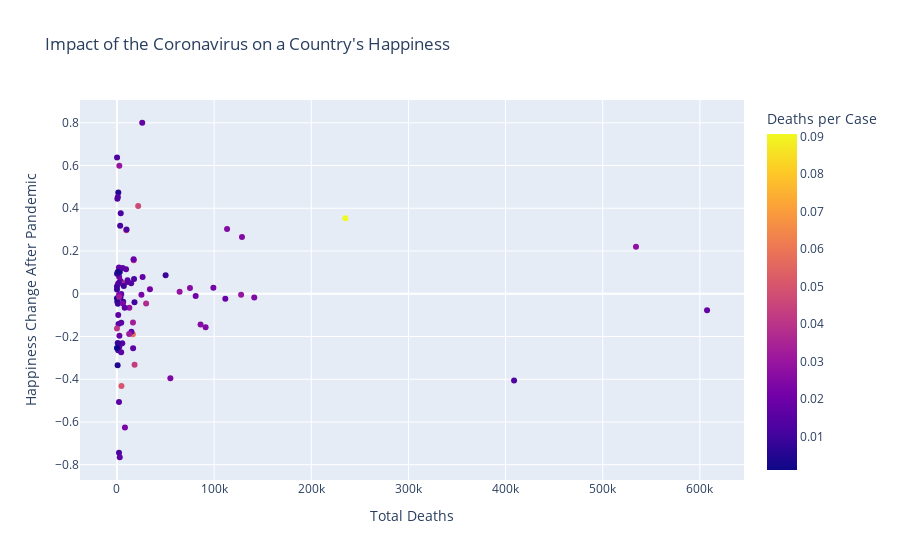

The code cell stored with this chart in its notebook:
### Code cell
px.scatter(rona_differ, y='rona_diff', x='total_deaths', color='deaths per case', opacity=1,
           title = 'Impact of the Coronavirus on a Country\'s Happiness',
           labels={'deaths per case':'Deaths per Case', 'total_deaths':'Total Deaths', 'rona_diff': 'Happiness Change After Pandemic'}, hover_name='Country name')

### Figure 1 — Plotly figure (JSON) as saved in the notebook; plotly's stock layout.template omitted (floating-point values rounded to 4 significant figures)
{"data": [{"hovertemplate": "<b>%{hovertext}</b><br><br>Total Deaths=%{x}<br>Happiness Change After Pandemic=%{y}<br>Deaths per Case=%{marker.color}<extra></extra>", "hovertext": ["Albania", "Argentina", "Australia", "Austria", "Bahrain", "Bangladesh", "Belgium", "Benin", "Bolivia", "Bosnia and Herzegovina", "Brazil", "Bulgaria", "Cambodia", "Cameroon", "Canada", "Chile", "China", "Colombia", "Croatia", "Cyprus", "Denmark", "Dominican Republic", "Ecuador", "Egypt", "El Salvador", "Estonia", "Ethiopia", "Finland", "France", "Georgia", "Germany", "Ghana", "Greece", "Hungary", "Iceland", "India", "Iran", "Iraq", "Ireland", "Israel", "Italy", "Japan", "Jordan", "Kazakhstan", "Kenya", "Kosovo", "Kyrgyzstan", "Laos", "Latvia", "Lithuania", "Malta", "Mauritius", "Mexico", "Moldova", "Mongolia", "Montenegro", "Morocco", "Myanmar", "Namibia", "Netherlands", "New Zealand", "Nigeria", "North Macedonia", "Norway", "Philippines", "Poland", "Portugal", "Russia", "Saudi Arabia", "Serbia", "Slovakia", "Slovenia", "South Africa", "South Korea", "Spain", "Sweden", "Switzerland", "Tajikistan", "Tanzania", "Thailand", "Tunisia", "Turkey", "Uganda", "Ukraine", "United Arab Emirates", "United Kingdom", "United States", "Uruguay", "Venezuela", "Zambia", "Zimbabwe"], "legendgroup": "", "marker": {"color": [0.01852, 0.02129, 0.02912, 0.01645, 0.005155, 0.01608, 0.02298, 0.01276, 0.03788, 0.04709, 0.02796, 0.04294, 0.01495, 0.01637, 0.01849, 0.02138, 0.05031, 0.02502, 0.02281, 0.004465, 0.008438, 0.01164, 0.0466, 0.05792, 0.03002, 0.009657, 0.01567, 0.009937, 0.01898, 0.01447, 0.02438, 0.008208, 0.02898, 0.03711, 0.004424, 0.01324, 0.02535, 0.01223, 0.01798, 0.007607, 0.02991, 0.01812, 0.01299, 0.006876, 0.0197, 0.02103, 0.01499, 0.001062, 0.01839, 0.01576, 0.01344, 0.009688, 0.09063, 0.02412, 0.004974, 0.01613, 0.01728, 0.01991, 0.01889, 0.01023, 0.009329, 0.01259, 0.03522, 0.005968, 0.0176, 0.02609, 0.01887, 0.02463, 0.01591, 0.009856, 0.03195, 0.01716, 0.02923, 0.01201, 0.0204, 0.0134, 0.01544, 0.007499, 0.04126, 0.008089, 0.03286, 0.009167, 0.02426, 0.02378, 0.002869, 0.02487, 0.01792, 0.01548, 0.01155, 0.01622, 0.03175], "coloraxis": "coloraxis", "opacity": 1, "symbol": "circle"}, "mode": "markers", "name": "", "orientation": "v", "showlegend": false, "type": "scatter", "x": [2456, 99255, 912, 10723, 1378, 16639, 25205, 105, 17250, 9662, 534233, 18144, 925, 1324, 26405, 33980, 4636, 113335, 8229, 380, 2540, 3893, 21830, 16403, 2451, 1270, 4343, 976, 111543, 5468, 91268, 801, 12778, 30007, 29, 408764, 86041, 17592, 5006, 6438, 127788, 14905, 9843, 3578, 3723, 2268, 2113, 3, 2536, 4400, 420, 18, 235058, 6211, 699, 1621, 9384, 3927, 2019, 18050, 26, 2124, 5487, 796, 26015, 75160, 17164, 141335, 7976, 7073, 12521, 4425, 64509, 2046, 81020, 14643, 10900, 104, 21, 2791, 16494, 50096, 2129, 54981, 1870, 128697, 607392, 5833, 3302, 2867, 2236], "xaxis": "x", "y": [-0.248, 0.028, 0.046, 0.055, 0.474, -0.255, -0.005, 0.637, 0.157, 0.297, 0.22, -0.332, 0.453, -0.099, 0.078, 0.021, -0.432, 0.303, -0.626, -0.037, 0.105, 0.377, 0.41, -0.189, 0.599, -0.264, -0.274, -0.047, -0.024, -0.232, -0.157, -0.231, -0.065, -0.046, -0.021, -0.406, -0.144, 0.069, 0.05, -0.038, -0.005, -0.178, 0.301, -0.016, 0.06, 0.078, -0.506, -0.254, -0.197, -0.136, 0.445, 0.034, 0.353, -0.046, -0.334, -0.141, 0.115, -0.005, 0.123, -0.04, 0.02, -0.744, 0.047, 0.102, 0.8, 0.027, 0.161, -0.018, -0.066, 0.036, -0.188, -0.001, 0.009, 0.052, -0.011, 0.049, 0.063, 0.093, -0.163, 0.1, -0.135, 0.086, -0.005, -0.395, 0.103, 0.266, -0.077, 0.121, 0.318, -0.765, -0.015], "yaxis": "y"}], "layout": {"coloraxis": {"colorbar": {"title": {"text": "Deaths per Case"}}, "colorscale": [[0, "#0d0887"], [0.1111, "#46039f"], [0.2222, "#7201a8"], [0.3333, "#9c179e"], [0.4444, "#bd3786"], [0.5556, "#d8576b"], [0.6667, "#ed7953"], [0.7778, "#fb9f3a"], [0.8889, "#fdca26"], [1, "#f0f921"]]}, "legend": {"tracegroupgap": 0}, "title": {"text": "Impact of the Coronavirus on a Country's Happiness"}, "xaxis": {"anchor": "y", "domain": [0, 1], "title": {"text": "Total Deaths"}}, "yaxis": {"anchor": "x", "domain": [0, 1], "title": {"text": "Happiness Change After Pandemic"}}}}
